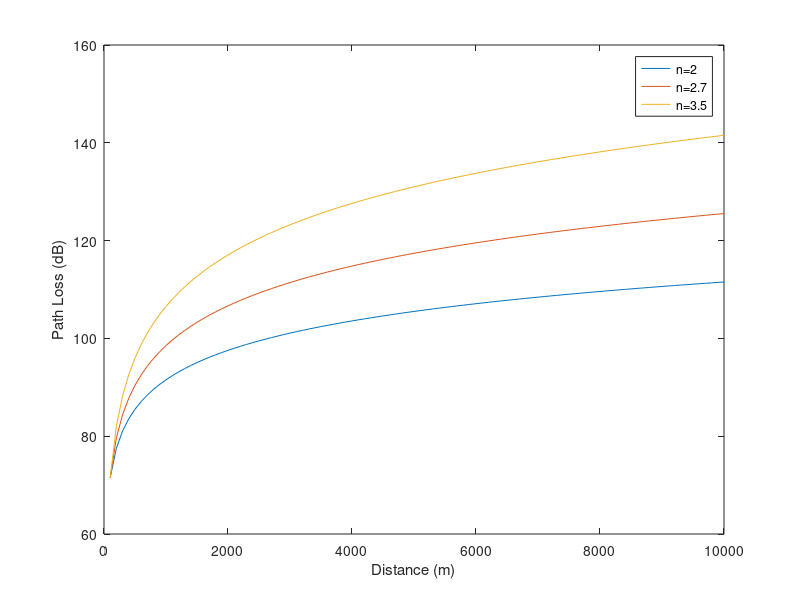

The MATLAB script that drew this image: (Note: this script raises an error after producing the figure.)
%% a.i
f_c = 900; %MHz
d_0 = 100; %m
d_max = 10000; %m

PL_0_db = 32.45 + (20 * log10(f_c)) + (20 * log10(d_0 / 1000));

d = linspace(d_0,d_max);

n = [2., 2.7, 3.5];

PLs = zeros(length(d), length(n));

for i_n = 1:length(n)
    for i_d = 1:length(d)
        PLs(i_d,i_n) = PL_0_db + 10 * n(i_n) * log10(d(i_d) / d_0);
    end
end


figure
plot(d, PLs);
legend("n=2","n=2.7", "n=3.5")
xlabel("Distance (m)")
ylabel("Path Loss (dB)")
xscale log;
grid on;
